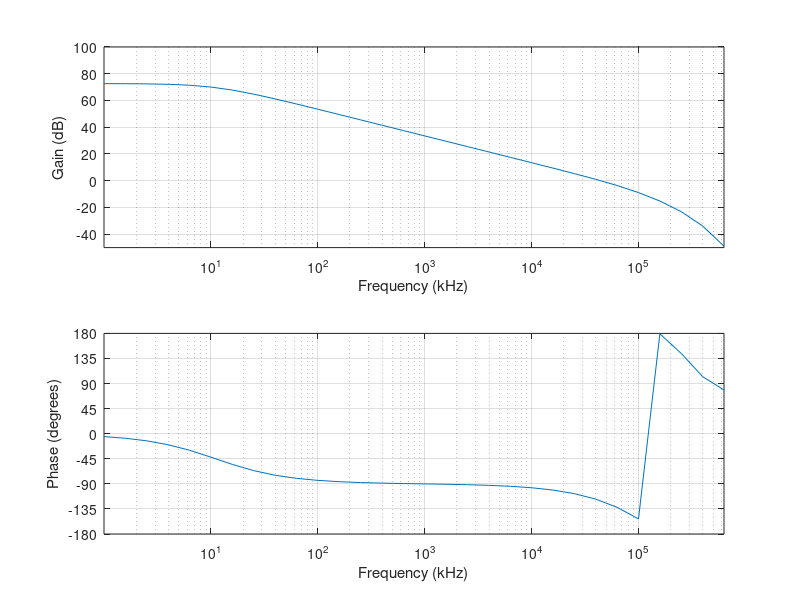

This chart was generated by the following MATLAB code:
close all;

%% Read data from CSV in the same folder
M = csvread('ac_dm.csv', 1, 0);
freq = M(:, 1) ./ 1000;
dbgain = 10 * log10(M(:, 2).^2 + M(:, 3).^2);
phase = 180 ./ pi .* atan2(M(:, 3), M(:, 2));

index = find(freq >= 1 & freq <= 1000000);
freq = freq(index);
dbgain = dbgain(index);
phase = phase(index);

%% Generate plot
hold on;

subplot(2, 1, 1);
plot(freq, dbgain);
xlabel('Frequency (kHz)');
ylabel('Gain (dB)');
axis([min(freq), max(freq), -50, 100]);
set(gca, 'xscale', 'log');
grid on;

subplot(2, 1, 2);
plot(freq, phase);
xlabel('Frequency (kHz)');
ylabel('Phase (degrees)');
yticks(-180:45:180);
axis([min(freq), max(freq), -180, 180]);
set(gca, 'xscale', 'log');
grid on;

saveas(gcf, 'ac_dm.eps', 'epsc');
